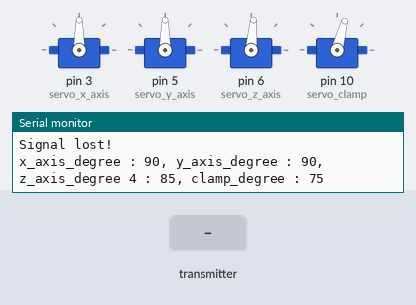
Bench run of a sketch on a simulated Arduino Uno, built with avr-gcc and run on an emulated ATmega328P. Parts: 4 × servo, the last lines printed to the serial monitor. The inputs (shaded band) are chosen by the test bench. No radio packets arrive unless stated.

Above: at 1.2 s.
1.3 s: the transmitter starts sending j1PotX = 0
At 3.7 s:
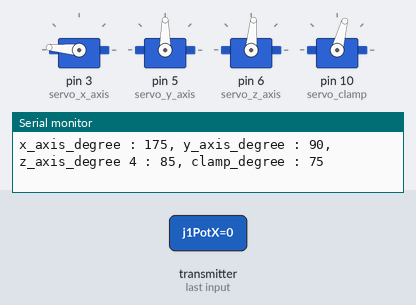
4.3 s: the transmitter starts sending j1PotY = 255
At 6.4 s:
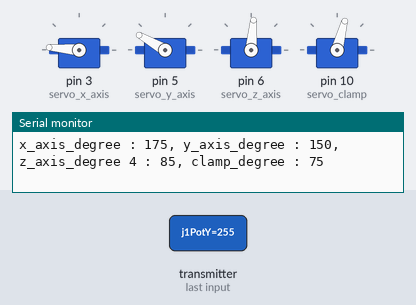
7.3 s: the transmitter starts sending j2PotY = 0
At 9.1 s:
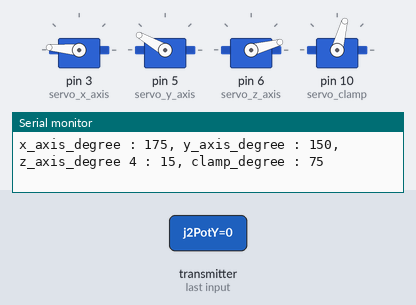
10.3 s: the transmitter starts sending j1PotX = 255
At 13.0 s:
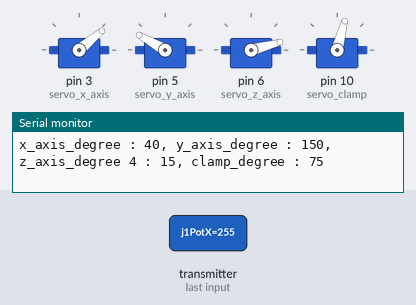
13.3 s: the transmitter starts sending j1PotY = 0
At 16.0 s:
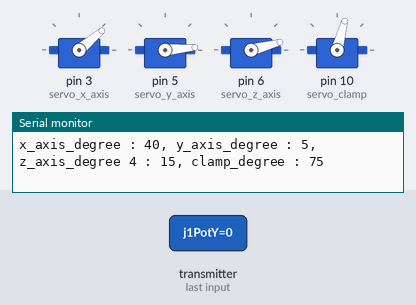
16.3 s: the transmitter starts sending tSwitch1 = 0
At 16.8 s:
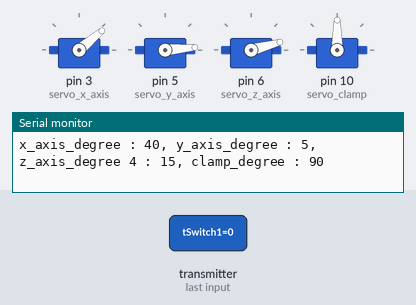
Timing chart, 0 to 18.8 s (numbered marks = the images above; inputs shaded):
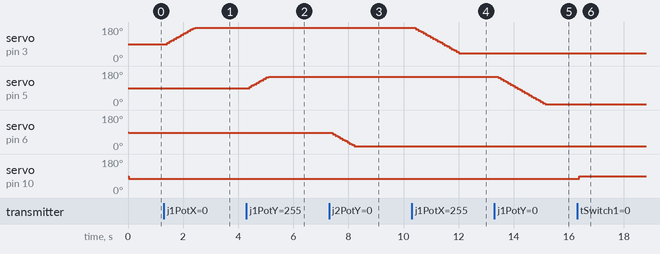

Measured:
- after the input at 1.3 s, servo on pin 3 (servo_x_axis): moves from 90° to 175° over 1.0 s, starting after 0.12 s
- after the input at 4.3 s, servo on pin 5 (servo_y_axis): moves from 90° to 150° over 0.69 s, starting after 0.11 s
- after the input at 7.3 s, servo on pin 6 (servo_z_axis): moves from 85° to 15° over 0.78 s, starting after 0.13 s
- after the input at 10.3 s, servo on pin 3 (servo_x_axis): moves from 175° to 40° over 1.6 s, starting after 0.15 s
- after the input at 13.3 s, servo on pin 5 (servo_y_axis): moves from 150° to 5° over 1.7 s, starting after 0.15 s
- after the input at 16.3 s, servo on pin 10 (servo_clamp): 75° → 90° after 0.08 s

The sketch:

RC_Receiver_Robot_Arm.ino
```cpp
#include <Servo.h>
#include <SPI.h>
#include <nRF24L01.h>
#include <RF24.h>

struct MyData {
  byte j1PotX;
  byte j1PotY;
  byte j2PotX;
  byte j2PotY;
  byte pot1;
  byte pot2;
  byte tSwitch1;
  byte tSwitch2;
  byte button1;
  byte button2;
};

MyData data;
unsigned long lastRecvTime = 0;

RF24 radio(7, 8);
const uint64_t pipeIn = 0xE8E8F0F0E1LL;

#define channel1 2
#define channel3 4

#define channel2 3
#define channel4 5
#define channel5 6
#define channel6 9
#define channel7 10

Servo servo_z_axis;
Servo servo_x_axis;
Servo servo_y_axis;
Servo servo_clamp;

int x_axis_degree = 90;
int y_axis_degree = 90;
int z_axis_degree = 85;
int clamp_degree = 90;

void setup() {
  Serial.begin(9600);


  servo_x_axis.attach(3);
  servo_y_axis.attach(5);
  servo_z_axis.attach(6);
  servo_clamp.attach(10);

  resetData();

  radio.begin();
  radio.setAutoAck(false);
  radio.setDataRate(RF24_250KBPS);

  radio.openReadingPipe(1, pipeIn);
  radio.startListening();
}

void loop() {
  recvData();
  unsigned long now = millis();
  if (now - lastRecvTime > 1000) {
    Serial.println("Signal lost!");
    resetData();
  }


  if (data.j1PotX < 80) x_axis_degree += 7;
  else if (data.j1PotX > 160) x_axis_degree -= 7;

  if (data.j1PotY < 80) y_axis_degree -= 7;
  else if (data.j1PotY > 160) y_axis_degree += 7;

  if (data.j2PotY < 80) z_axis_degree -= 7;
  else if (data.j2PotY > 160) z_axis_degree += 7;

  clamp_degree = data.tSwitch1 ==1 ? 75 : 90;

  //*************************************
  //You should decide the max/min angles.
  z_axis_degree = min(145, max(15, z_axis_degree));
  x_axis_degree = min(175, max(40, x_axis_degree));
  y_axis_degree = min(150, max(5, y_axis_degree));
  clamp_degree = min(90, max(75, clamp_degree));

  Serial.print("x_axis_degree : ");
  Serial.print(x_axis_degree);
  Serial.print(", y_axis_degree : ");
  Serial.print(y_axis_degree);
  Serial.print(", z_axis_degree 4 : ");
  Serial.print(z_axis_degree);
  Serial.print(", clamp_degree : ");
  Serial.println(clamp_degree);

  servo_clamp.write(clamp_degree);
  servo_x_axis.write(x_axis_degree);
  servo_y_axis.write(y_axis_degree);
  servo_z_axis.write(z_axis_degree);
}

void recvData() {
  while (radio.available()) {
    radio.read(&data, sizeof(MyData));

    /*analogWrite(throtle_pin, data.throttle);
        servo_yaw.write(map(data.yaw, 0, 255, 0, 180));
        servo_pitch.write(map(data.pitch, 0, 255, 0, 180));
        servo_roll.write(map(data.roll, 0, 255, 0, 180));*/

    /*Serial.print(data.j1PotX);
    Serial.print(", ");
    Serial.print(data.j1PotY);
    Serial.print(", ");
    Serial.print(data.j2PotX);
    Serial.print(", ");
    Serial.print(data.j2PotY);
    Serial.print(", ");
    Serial.print(data.pot1);
    Serial.print(", ");
    Serial.print(data.pot2);
    Serial.print(", ");
    Serial.print(data.tSwitch1);
    Serial.print(", ");
    Serial.print(data.tSwitch2);
    Serial.print(", ");
    Serial.print(data.button1);
    Serial.print(", ");
    Serial.println(data.button2);*/

    lastRecvTime = millis();
  }
}

void resetData() {
  data.j1PotX = 127;
  data.j1PotY = 127;
  data.j2PotX = 127;
  data.j2PotY = 127;
  data.pot1 = 1;
  data.pot2 = 1;
  data.tSwitch1 = 1;
  data.tSwitch2 = 1;
  data.button1 = 1;
  data.button2 = 1;
}
```
